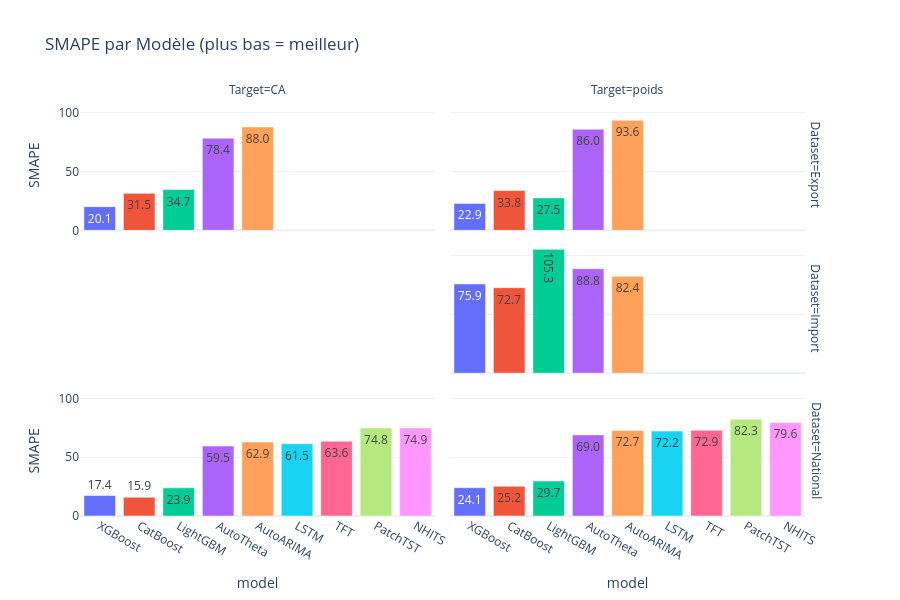

This figure's notebook cell:
### Code cell
# Best model per dataset x target
best = (df_comparison
        .sort_values('SMAPE')
        .groupby(['Dataset', 'Target']).first()
        .reset_index()[['Dataset', 'Target', 'model', 'SMAPE', 'RMSE', 'R2']])
print('Best model per case:')
display(best)

fig = px.bar(
    df_comparison, x='model', y='SMAPE', color='model',
    facet_col='Target', facet_row='Dataset',
    title='SMAPE par Modèle (plus bas = meilleur)',
    template='plotly_white', text_auto='.1f'
)
fig.update_layout(showlegend=False, height=600)
fig.show()

### Figure 1 — Plotly figure (JSON) as saved in the notebook; plotly's stock layout.template omitted (floating-point values rounded to 4 significant figures)
{"data": [{"hovertemplate": "model=%{x}<br>Dataset=Export<br>Target=CA<br>SMAPE=%{y}<extra></extra>", "legendgroup": "XGBoost", "marker": {"color": "#636efa", "pattern": {"shape": ""}}, "name": "XGBoost", "orientation": "v", "showlegend": true, "textposition": "auto", "texttemplate": "%{y:.1f}", "type": "bar", "x": ["XGBoost"], "xaxis": "x5", "y": [20.14], "yaxis": "y5"}, {"hovertemplate": "model=%{x}<br>Dataset=Export<br>Target=poids<br>SMAPE=%{y}<extra></extra>", "legendgroup": "XGBoost", "marker": {"color": "#636efa", "pattern": {"shape": ""}}, "name": "XGBoost", "orientation": "v", "showlegend": false, "textposition": "auto", "texttemplate": "%{y:.1f}", "type": "bar", "x": ["XGBoost"], "xaxis": "x6", "y": [22.9], "yaxis": "y6"}, {"hovertemplate": "model=%{x}<br>Dataset=Import<br>Target=poids<br>SMAPE=%{y}<extra></extra>", "legendgroup": "XGBoost", "marker": {"color": "#636efa", "pattern": {"shape": ""}}, "name": "XGBoost", "orientation": "v", "showlegend": false, "textposition": "auto", "texttemplate": "%{y:.1f}", "type": "bar", "x": ["XGBoost"], "xaxis": "x4", "y": [75.88], "yaxis": "y4"}, {"hovertemplate": "model=%{x}<br>Dataset=National<br>Target=CA<br>SMAPE=%{y}<extra></extra>", "legendgroup": "XGBoost", "marker": {"color": "#636efa", "pattern": {"shape": ""}}, "name": "XGBoost", "orientation": "v", "showlegend": false, "textposition": "auto", "texttemplate": "%{y:.1f}", "type": "bar", "x": ["XGBoost"], "xaxis": "x", "y": [17.4], "yaxis": "y"}, {"hovertemplate": "model=%{x}<br>Dataset=National<br>Target=poids<br>SMAPE=%{y}<extra></extra>", "legendgroup": "XGBoost", "marker": {"color": "#636efa", "pattern": {"shape": ""}}, "name": "XGBoost", "orientation": "v", "showlegend": false, "textposition": "auto", "texttemplate": "%{y:.1f}", "type": "bar", "x": ["XGBoost"], "xaxis": "x2", "y": [24.08], "yaxis": "y2"}, {"hovertemplate": "model=%{x}<br>Dataset=Export<br>Target=CA<br>SMAPE=%{y}<extra></extra>", "legendgroup": "CatBoost", "marker": {"color": "#EF553B", "pattern": {"shape": ""}}, "name": "CatBoost", "orientation": "v", "showlegend": true, "textposition": "auto", "texttemplate": "%{y:.1f}", "type": "bar", "x": ["CatBoost"], "xaxis": "x5", "y": [31.45], "yaxis": "y5"}, {"hovertemplate": "model=%{x}<br>Dataset=Export<br>Target=poids<br>SMAPE=%{y}<extra></extra>", "legendgroup": "CatBoost", "marker": {"color": "#EF553B", "pattern": {"shape": ""}}, "name": "CatBoost", "orientation": "v", "showlegend": false, "textposition": "auto", "texttemplate": "%{y:.1f}", "type": "bar", "x": ["CatBoost"], "xaxis": "x6", "y": [33.83], "yaxis": "y6"}, {"hovertemplate": "model=%{x}<br>Dataset=Import<br>Target=poids<br>SMAPE=%{y}<extra></extra>", "legendgroup": "CatBoost", "marker": {"color": "#EF553B", "pattern": {"shape": ""}}, "name": "CatBoost", "orientation": "v", "showlegend": false, "textposition": "auto", "texttemplate": "%{y:.1f}", "type": "bar", "x": ["CatBoost"], "xaxis": "x4", "y": [72.68], "yaxis": "y4"}, {"hovertemplate": "model=%{x}<br>Dataset=National<br>Target=CA<br>SMAPE=%{y}<extra></extra>", "legendgroup": "CatBoost", "marker": {"color": "#EF553B", "pattern": {"shape": ""}}, "name": "CatBoost", "orientation": "v", "showlegend": false, "textposition": "auto", "texttemplate": "%{y:.1f}", "type": "bar", "x": ["CatBoost"], "xaxis": "x", "y": [15.94], "yaxis": "y"}, {"hovertemplate": "model=%{x}<br>Dataset=National<br>Target=poids<br>SMAPE=%{y}<extra></extra>", "legendgroup": "CatBoost", "marker": {"color": "#EF553B", "pattern": {"shape": ""}}, "name": "CatBoost", "orientation": "v", "showlegend": false, "textposition": "auto", "texttemplate": "%{y:.1f}", "type": "bar", "x": ["CatBoost"], "xaxis": "x2", "y": [25.25], "yaxis": "y2"}, {"hovertemplate": "model=%{x}<br>Dataset=Export<br>Target=CA<br>SMAPE=%{y}<extra></extra>", "legendgroup": "LightGBM", "marker": {"color": "#00cc96", "pattern": {"shape": ""}}, "name": "LightGBM", "orientation": "v", "showlegend": true, "textposition": "auto", "texttemplate": "%{y:.1f}", "type": "bar", "x": ["LightGBM"], "xaxis": "x5", "y": [34.71], "yaxis": "y5"}, {"hovertemplate": "model=%{x}<br>Dataset=Export<br>Target=poids<br>SMAPE=%{y}<extra></extra>", "legendgroup": "LightGBM", "marker": {"color": "#00cc96", "pattern": {"shape": ""}}, "name": "LightGBM", "orientation": "v", "showlegend": false, "textposition": "auto", "texttemplate": "%{y:.1f}", "type": "bar", "x": ["LightGBM"], "xaxis": "x6", "y": [27.55], "yaxis": "y6"}, {"hovertemplate": "model=%{x}<br>Dataset=Import<br>Target=poids<br>SMAPE=%{y}<extra></extra>", "legendgroup": "LightGBM", "marker": {"color": "#00cc96", "pattern": {"shape": ""}}, "name": "LightGBM", "orientation": "v", "showlegend": false, "textposition": "auto", "texttemplate": "%{y:.1f}", "type": "bar", "x": ["LightGBM"], "xaxis": "x4", "y": [105.3], "yaxis": "y4"}, {"hovertemplate": "model=%{x}<br>Dataset=National<br>Target=CA<br>SMAPE=%{y}<extra></extra>", "legendgroup": "LightGBM", "marker": {"color": "#00cc96", "pattern": {"shape": ""}}, "name": "LightGBM", "orientation": "v", "showlegend": false, "textposition": "auto", "texttemplate": "%{y:.1f}", "type": "bar", "x": ["LightGBM"], "xaxis": "x", "y": [23.93], "yaxis": "y"}, {"hovertemplate": "model=%{x}<br>Dataset=National<br>Target=poids<br>SMAPE=%{y}<extra></extra>", "legendgroup": "LightGBM", "marker": {"color": "#00cc96", "pattern": {"shape": ""}}, "name": "LightGBM", "orientation": "v", "showlegend": false, "textposition": "auto", "texttemplate": "%{y:.1f}", "type": "bar", "x": ["LightGBM"], "xaxis": "x2", "y": [29.74], "yaxis": "y2"}, {"hovertemplate": "model=%{x}<br>Dataset=Export<br>Target=CA<br>SMAPE=%{y}<extra></extra>", "legendgroup": "AutoTheta", "marker": {"color": "#ab63fa", "pattern": {"shape": ""}}, "name": "AutoTheta", "orientation": "v", "showlegend": true, "textposition": "auto", "texttemplate": "%{y:.1f}", "type": "bar", "x": ["AutoTheta"], "xaxis": "x5", "y": [78.37], "yaxis": "y5"}, {"hovertemplate": "model=%{x}<br>Dataset=Export<br>Target=poids<br>SMAPE=%{y}<extra></extra>", "legendgroup": "AutoTheta", "marker": {"color": "#ab63fa", "pattern": {"shape": ""}}, "name": "AutoTheta", "orientation": "v", "showlegend": false, "textposition": "auto", "texttemplate": "%{y:.1f}", "type": "bar", "x": ["AutoTheta"], "xaxis": "x6", "y": [86.02], "yaxis": "y6"}, {"hovertemplate": "model=%{x}<br>Dataset=Import<br>Target=poids<br>SMAPE=%{y}<extra></extra>", "legendgroup": "AutoTheta", "marker": {"color": "#ab63fa", "pattern": {"shape": ""}}, "name": "AutoTheta", "orientation": "v", "showlegend": false, "textposition": "auto", "texttemplate": "%{y:.1f}", "type": "bar", "x": ["AutoTheta"], "xaxis": "x4", "y": [88.83], "yaxis": "y4"}, {"hovertemplate": "model=%{x}<br>Dataset=National<br>Target=CA<br>SMAPE=%{y}<extra></extra>", "legendgroup": "AutoTheta", "marker": {"color": "#ab63fa", "pattern": {"shape": ""}}, "name": "AutoTheta", "orientation": "v", "showlegend": false, "textposition": "auto", "texttemplate": "%{y:.1f}", "type": "bar", "x": ["AutoTheta"], "xaxis": "x", "y": [59.49], "yaxis": "y"}, {"hovertemplate": "model=%{x}<br>Dataset=National<br>Target=poids<br>SMAPE=%{y}<extra></extra>", "legendgroup": "AutoTheta", "marker": {"color": "#ab63fa", "pattern": {"shape": ""}}, "name": "AutoTheta", "orientation": "v", "showlegend": false, "textposition": "auto", "texttemplate": "%{y:.1f}", "type": "bar", "x": ["AutoTheta"], "xaxis": "x2", "y": [68.99], "yaxis": "y2"}, {"hovertemplate": "model=%{x}<br>Dataset=Export<br>Target=CA<br>SMAPE=%{y}<extra></extra>", "legendgroup": "AutoARIMA", "marker": {"color": "#FFA15A", "pattern": {"shape": ""}}, "name": "AutoARIMA", "orientation": "v", "showlegend": true, "textposition": "auto", "texttemplate": "%{y:.1f}", "type": "bar", "x": ["AutoARIMA"], "xaxis": "x5", "y": [87.97], "yaxis": "y5"}, {"hovertemplate": "model=%{x}<br>Dataset=Export<br>Target=poids<br>SMAPE=%{y}<extra></extra>", "legendgroup": "AutoARIMA", "marker": {"color": "#FFA15A", "pattern": {"shape": ""}}, "name": "AutoARIMA", "orientation": "v", "showlegend": false, "textposition": "auto", "texttemplate": "%{y:.1f}", "type": "bar", "x": ["AutoARIMA"], "xaxis": "x6", "y": [93.6], "yaxis": "y6"}, {"hovertemplate": "model=%{x}<br>Dataset=Import<br>Target=poids<br>SMAPE=%{y}<extra></extra>", "legendgroup": "AutoARIMA", "marker": {"color": "#FFA15A", "pattern": {"shape": ""}}, "name": "AutoARIMA", "orientation": "v", "showlegend": false, "textposition": "auto", "texttemplate": "%{y:.1f}", "type": "bar", "x": ["AutoARIMA"], "xaxis": "x4", "y": [82.37], "yaxis": "y4"}, {"hovertemplate": "model=%{x}<br>Dataset=National<br>Target=CA<br>SMAPE=%{y}<extra></extra>", "legendgroup": "AutoARIMA", "marker": {"color": "#FFA15A", "pattern": {"shape": ""}}, "name": "AutoARIMA", "orientation": "v", "showlegend": false, "textposition": "auto", "texttemplate": "%{y:.1f}", "type": "bar", "x": ["AutoARIMA"], "xaxis": "x", "y": [62.87], "yaxis": "y"}, {"hovertemplate": "model=%{x}<br>Dataset=National<br>Target=poids<br>SMAPE=%{y}<extra></extra>", "legendgroup": "AutoARIMA", "marker": {"color": "#FFA15A", "pattern": {"shape": ""}}, "name": "AutoARIMA", "orientation": "v", "showlegend": false, "textposition": "auto", "texttemplate": "%{y:.1f}", "type": "bar", "x": ["AutoARIMA"], "xaxis": "x2", "y": [72.74], "yaxis": "y2"}, {"hovertemplate": "model=%{x}<br>Dataset=National<br>Target=CA<br>SMAPE=%{y}<extra></extra>", "legendgroup": "LSTM", "marker": {"color": "#19d3f3", "pattern": {"shape": ""}}, "name": "LSTM", "orientation": "v", "showlegend": true, "textposition": "auto", "texttemplate": "%{y:.1f}", "type": "bar", "x": ["LSTM"], "xaxis": "x", "y": [61.48], "yaxis": "y"}, {"hovertemplate": "model=%{x}<br>Dataset=National<br>Target=poids<br>SMAPE=%{y}<extra></extra>", "legendgroup": "LSTM", "marker": {"color": "#19d3f3", "pattern": {"shape": ""}}, "name": "LSTM", "orientation": "v", "showlegend": false, "textposition": "auto", "texttemplate": "%{y:.1f}", "type": "bar", "x": ["LSTM"], "xaxis": "x2", "y": [72.23], "yaxis": "y2"}, {"hovertemplate": "model=%{x}<br>Dataset=National<br>Target=CA<br>SMAPE=%{y}<extra></extra>", "legendgroup": "TFT", "marker": {"color": "#FF6692", "pattern": {"shape": ""}}, "name": "TFT", "orientation": "v", "showlegend": true, "textposition": "auto", "texttemplate": "%{y:.1f}", "type": "bar", "x": ["TFT"], "xaxis": "x", "y": [63.62], "yaxis": "y"}, {"hovertemplate": "model=%{x}<br>Dataset=National<br>Target=poids<br>SMAPE=%{y}<extra></extra>", "legendgroup": "TFT", "marker": {"color": "#FF6692", "pattern": {"shape": ""}}, "name": "TFT", "orientation": "v", "showlegend": false, "textposition": "auto", "texttemplate": "%{y:.1f}", "type": "bar", "x": ["TFT"], "xaxis": "x2", "y": [72.94], "yaxis": "y2"}, {"hovertemplate": "model=%{x}<br>Dataset=National<br>Target=CA<br>SMAPE=%{y}<extra></extra>", "legendgroup": "PatchTST", "marker": {"color": "#B6E880", "pattern": {"shape": ""}}, "name": "PatchTST", "orientation": "v", "showlegend": true, "textposition": "auto", "texttemplate": "%{y:.1f}", "type": "bar", "x": ["PatchTST"], "xaxis": "x", "y": [74.81], "yaxis": "y"}, {"hovertemplate": "model=%{x}<br>Dataset=National<br>Target=poids<br>SMAPE=%{y}<extra></extra>", "legendgroup": "PatchTST", "marker": {"color": "#B6E880", "pattern": {"shape": ""}}, "name": "PatchTST", "orientation": "v", "showlegend": false, "textposition": "auto", "texttemplate": "%{y:.1f}", "type": "bar", "x": ["PatchTST"], "xaxis": "x2", "y": [82.31], "yaxis": "y2"}, {"hovertemplate": "model=%{x}<br>Dataset=National<br>Target=CA<br>SMAPE=%{y}<extra></extra>", "legendgroup": "NHITS", "marker": {"color": "#FF97FF", "pattern": {"shape": ""}}, "name": "NHITS", "orientation": "v", "showlegend": true, "textposition": "auto", "texttemplate": "%{y:.1f}", "type": "bar", "x": ["NHITS"], "xaxis": "x", "y": [74.85], "yaxis": "y"}, {"hovertemplate": "model=%{x}<br>Dataset=National<br>Target=poids<br>SMAPE=%{y}<extra></extra>", "legendgroup": "NHITS", "marker": {"color": "#FF97FF", "pattern": {"shape": ""}}, "name": "NHITS", "orientation": "v", "showlegend": false, "textposition": "auto", "texttemplate": "%{y:.1f}", "type": "bar", "x": ["NHITS"], "xaxis": "x2", "y": [79.57], "yaxis": "y2"}], "layout": {"annotations": [{"font": {}, "showarrow": false, "text": "Target=CA", "x": 0.24, "xanchor": "center", "xref": "paper", "y": 1.0, "yanchor": "bottom", "yref": "paper"}, {"font": {}, "showarrow": false, "text": "Target=poids", "x": 0.74, "xanchor": "center", "xref": "paper", "y": 1.0, "yanchor": "bottom", "yref": "paper"}, {"font": {}, "showarrow": false, "text": "Dataset=National", "textangle": 90, "x": 0.98, "xanchor": "left", "xref": "paper", "y": 0.1567, "yanchor": "middle", "yref": "paper"}, {"font": {}, "showarrow": false, "text": "Dataset=Import", "textangle": 90, "x": 0.98, "xanchor": "left", "xref": "paper", "y": 0.5, "yanchor": "middle", "yref": "paper"}, {"font": {}, "showarrow": false, "text": "Dataset=Export", "textangle": 90, "x": 0.98, "xanchor": "left", "xref": "paper", "y": 0.8433, "yanchor": "middle", "yref": "paper"}], "barmode": "relative", "height": 600, "legend": {"title": {"text": "model"}, "tracegroupgap": 0}, "showlegend": false, "title": {"text": "SMAPE par Modèle (plus bas = meilleur)"}, "xaxis": {"anchor": "y", "categoryarray": ["XGBoost", "CatBoost", "LightGBM", "AutoTheta", "AutoARIMA", "LSTM", "TFT", "PatchTST", "NHITS"], "categoryorder": "array", "domain": [0, 0.48], "title": {"text": "model"}}, "xaxis2": {"anchor": "y2", "categoryarray": ["XGBoost", "CatBoost", "LightGBM", "AutoTheta", "AutoARIMA", "LSTM", "TFT", "PatchTST", "NHITS"], "categoryorder": "array", "domain": [0.5, 0.98], "matches": "x", "title": {"text": "model"}}, "xaxis3": {"anchor": "y3", "domain": [0, 0.48], "matches": "x", "showticklabels": false}, "xaxis4": {"anchor": "y4", "domain": [0.5, 0.98], "matches": "x", "showticklabels": false}, "xaxis5": {"anchor": "y5", "domain": [0, 0.48], "matches": "x", "showticklabels": false}, "xaxis6": {"anchor": "y6", "domain": [0.5, 0.98], "matches": "x", "showticklabels": false}, "yaxis": {"anchor": "x", "domain": [0, 0.3133], "title": {"text": "SMAPE"}}, "yaxis2": {"anchor": "x2", "domain": [0, 0.3133], "matches": "y", "showticklabels": false}, "yaxis3": {"anchor": "x3", "domain": [0.3433, 0.6567], "matches": "y", "title": {"text": "SMAPE"}}, "yaxis4": {"anchor": "x4", "domain": [0.3433, 0.6567], "matches": "y", "showticklabels": false}, "yaxis5": {"anchor": "x5", "domain": [0.6867, 1.0], "matches": "y", "title": {"text": "SMAPE"}}, "yaxis6": {"anchor": "x6", "domain": [0.6867, 1.0], "matches": "y", "showticklabels": false}}}
